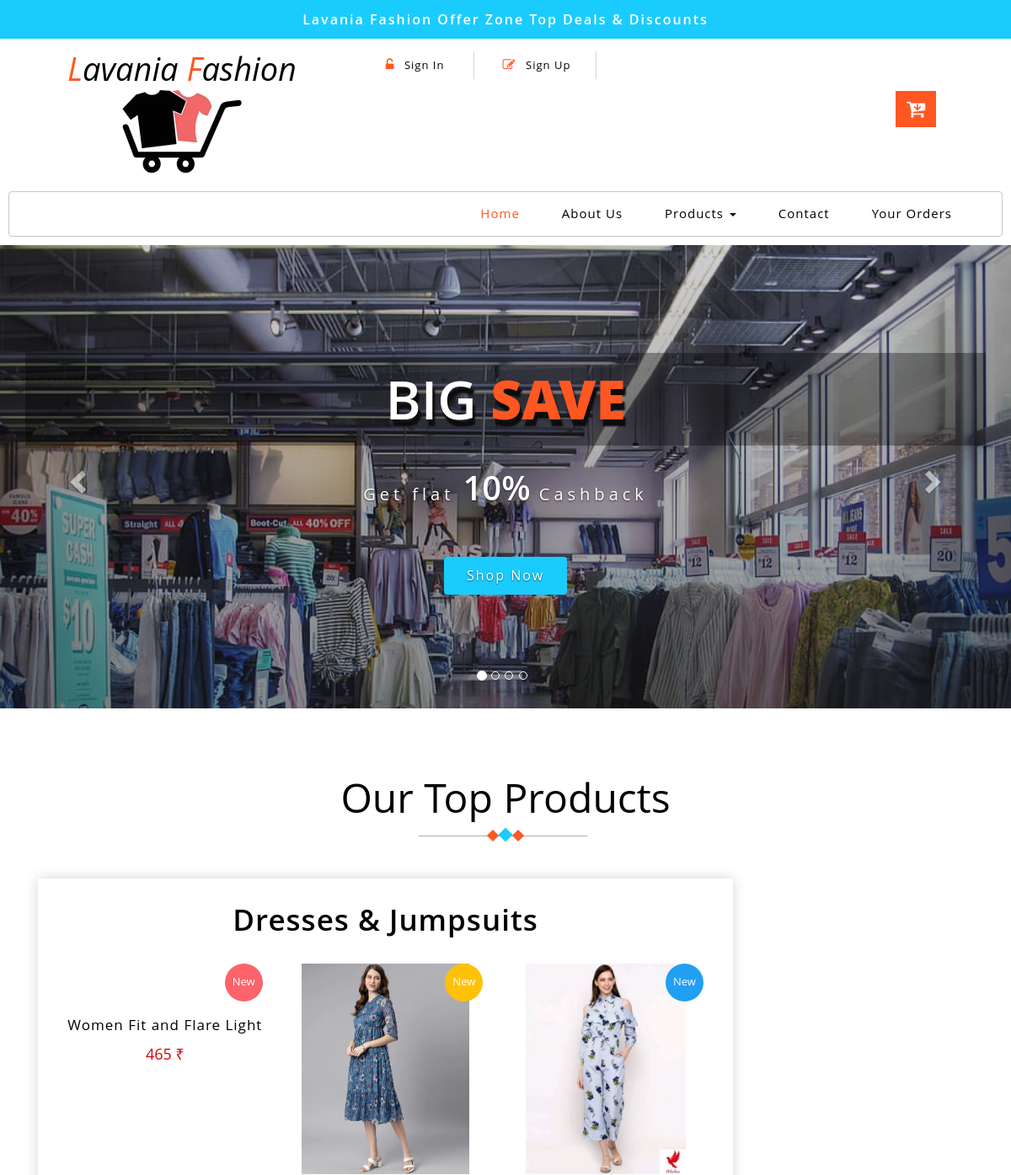
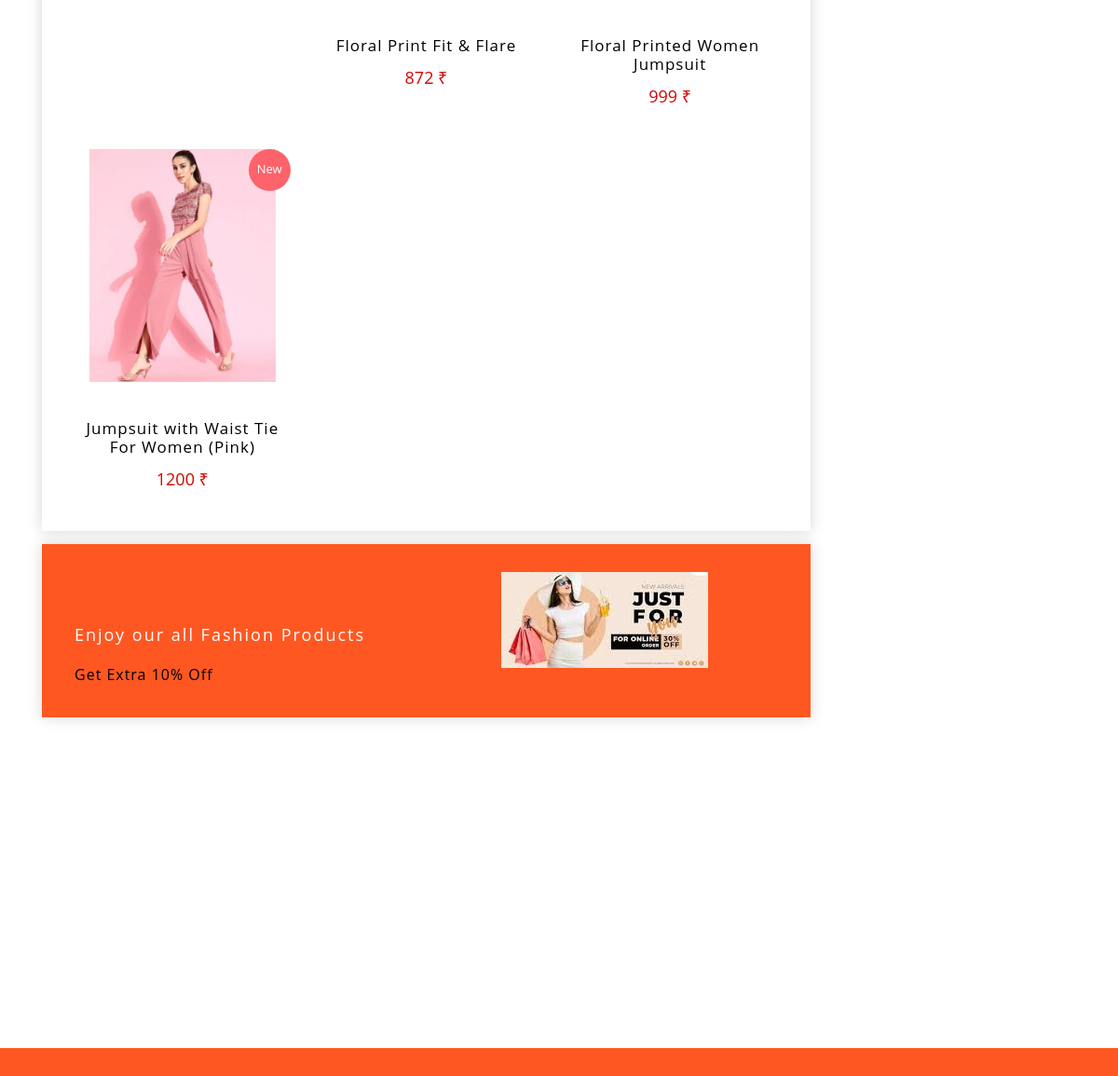
The page / on the database its author committed (2 pictures, top to bottom).
### myapp/models.py (models this page shows, shortened)
class product(models.Model):
    p_name = models.CharField(max_length=50)
    p_price = models.IntegerField()
    p_cid = models.ForeignKey(category,on_delete=models.CASCADE,null=True)
    p_des = models.TextField(max_length=500)
    p_qua = models.IntegerField()
    p_status = models.CharField(max_length=30)
    p_image = models.ImageField(upload_to='photos')
    def admin_photo(self):
        return mark_safe('<img src="{}" width="100"/>'.format(self.p_image.url))
    admin_photo.allow_tags = True

### myapp/views.py (the view)
# urls.py: path('',views.indexpage,name="index.html"),
def indexpage(request):
    djgetdata = product.objects.filter(p_cid=category(id=13))
    context = {
        'data': djgetdata
    }
    return render(request,"index.html", context)

### myapp/templates/index.html (shortened to what this page needs)
<!DOCTYPE html>
{% load static %}
<html lang="zxx">
<head>
	<link href=" {% static 'css/bootstrap.css' %} " rel="stylesheet" type="text/css" media="all" />
	<link href=" {% static 'css/style.css' %} " rel="stylesheet" type="text/css" media="all" />
	<link href=" {% static 'css/font-awesome.css' %} " rel="stylesheet">
	<link href=" {% static 'css/popuo-box.css' %} " rel="stylesheet" type="text/css" media="all" />
	<link rel="stylesheet" type="text/css" href=" {% static 'css/jquery-ui1.css' %} ">
</head>
<body>
	<div class="header-most-top">
		<p>Lavania Fashion Offer Zone Top Deals & Discounts</p>
	</div>
	<div class="header-bot">
		<div class="header-bot_inner_wthreeinfo_header_mid">
			<div class="col-md-4 logo_agile">
				<h1>
					<a href=" {% url 'index.html' %} ">
						<span>L</span>avania
						<span>F</span>ashion
						<img src=" {% static 'images/logo2.png' %} " alt=" ">
					</a>
				</h1>
			</div>
			<div class="col-md-8 header">
				<ul>
					<li>
						<a href="#" data-toggle="modal" data-target="#myModal1">
							<span class="fa fa-unlock-alt" aria-hidden="true"></span> Sign In </a>
					</li>
					<li>
						<a href="#" data-toggle="modal" data-target="#myModal2">
							<span class="fa fa-pencil-square-o" aria-hidden="true"></span> Sign Up </a>
					</li>
				</ul>
				<div class="top_nav_right">
					<div class="wthreecartaits wthreecartaits2 cart cart box_1">
						<form action="/cartdetails" method="post" class="last">
							<button class="w3view-cart" type="submit" name="submit" value="">
								<i class="fa fa-cart-arrow-down" aria-hidden="true"></i>
							</button>
						</form>
					</div>
				</div>
				<div class="clearfix"></div>
			</div>
			<div class="clearfix"></div>
		</div>
	</div>
	<div class="ban-top">
		<div class="container">
			<div class="top_nav_left">
				<nav class="navbar navbar-default">
					<div class="container-fluid">
						<div class="collapse navbar-collapse menu--shylock" id="bs-example-navbar-collapse-1">
							<ul class="nav navbar-nav menu__list">
								<li class="active">
									<a class="nav-stylehead" href=" {% url 'index.html' %} ">Home
									</a>
								</li>
								<li class="">
									<a class="nav-stylehead" href=" {% url 'about.html' %} ">About Us</a>
								</li>
								<li class="dropdown">
									<a href="#" class="dropdown-toggle nav-stylehead" data-toggle="dropdown" role="button" aria-haspopup="true" aria-expanded="false">Products
										<span class="caret"></span>
									</a>
								</li>
								<li class="">
									<a class="nav-stylehead" href=" {% url 'contact.html' %} ">Contact</a>
								</li>
								<li class="">
									<a class="nav-stylehead" href=" {% url 'yourorder' %} ">Your Orders</a>
								</li>
							</ul>
						</div>
					</div>
				</nav>
			</div>
		</div>
	</div>
	<div id="myCarousel" class="carousel slide" data-ride="carousel">
		<ol class="carousel-indicators">
			<li data-target="#myCarousel" data-slide-to="0" class="active"></li>
			<li data-target="#myCarousel" data-slide-to="1" class=""></li>
			<li data-target="#myCarousel" data-slide-to="2" class=""></li>
			<li data-target="#myCarousel" data-slide-to="3" class=""></li>
		</ol>
		<div class="carousel-inner" role="listbox">
			<div class="item active">
				<div class="container">
					<div class="carousel-caption">
						<h3>Big
							<span>Save</span>
						</h3>
						<p>Get flat
							<span>10%</span> Cashback</p>
						<a class="button2" href=" {% url 'product.html' %} ">Shop Now </a>
					</div>
				</div>
			</div>
		</div>
		<a class="left carousel-control" href="#myCarousel" role="button" data-slide="prev">
			<span class="glyphicon glyphicon-chevron-left" aria-hidden="true"></span>
		</a>
		<a class="right carousel-control" href="#myCarousel" role="button" data-slide="next">
			<span class="glyphicon glyphicon-chevron-right" aria-hidden="true"></span>
		</a>
	</div>
	<div class="ads-grid">
		<div class="container">
			<h3 class="tittle-w3l">Our Top Products
				<span class="heading-style">
					<i></i>
					<i></i>
					<i></i>
				</span>
			</h3>
			<div class="agileinfo-ads-display col-md-9">
				<div class="wrapper">
					<div class="product-sec1">
						<h3 class="heading-tittle">Dresses & Jumpsuits </h3>
						{% for i in data %}
						<div class="col-md-4 product-men">
							<div class="men-pro-item simpleCart_shelfItem">
								<div class="men-thumb-item">
									<img src="/media/{{ i.p_image }}" height="250px" alt="">
									<span class="product-new-top">New</span>
								</div>
								<div class="item-info-product ">
									<h4>
										<a href="/singlepage/{{ i.id }}">{{ i.p_name }}</a>
									</h4>
									<div class="info-product-price">
										<span class="item_price">{{ i.p_price }} ₹</span>
									</div>
								</div>
							</div>
						</div>
						{% endfor %}
						<div class="clearfix"></div>
					</div>
					<div class="product-sec1 product-sec2">
						<div class="col-xs-7 effect-bg">
							<h6>Enjoy our all Fashion Products</h6>
							<p>Get Extra 10% Off</p>
						</div>
						<div class="col-xs-5 bg-right-nut">
							<img src=" {% static 'images/nut1.jpg' %} " alt="">
						</div>
						<div class="clearfix"></div>
					</div>
				</div>
			</div>
		</div>
	</div>
	<footer>
		<div class="container">
			<div class="footer-info w3-agileits-info">
				<div class="col-sm-5 address-right">
					<div class="col-xs-6 footer-grids">
					</div>
					<div class="clearfix"></div>
				</div>
				<div class="col-sm-5 address-right">
					<div class="col-xs-6 footer-grids">
					</div>
				</div>
				<div class="clearfix"></div>
			</div>
			</div>
	</footer>
	<div class="copy-right">
	</div>
</body>
</html>

### rows shown on the page
product: p_name "Women Fit and Flare Light", p_price "465"
product: p_image (picture), p_name "Floral Print Fit & Flare", p_price "872"
product: p_image (picture), p_name "Floral Printed Women Jumpsuit", p_price "999"
product: p_image (picture), p_name "Jumpsuit with Waist Tie For Women (Pink)", p_price "1200"
